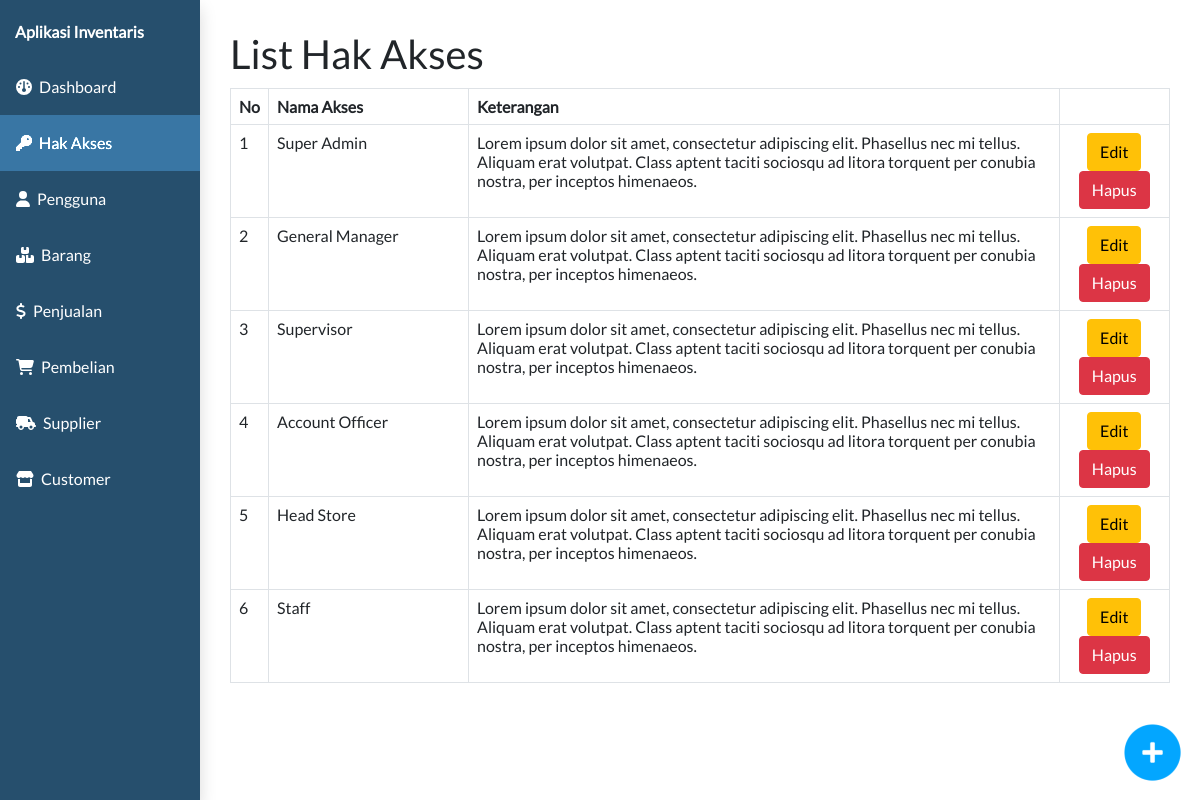
Page /admin.php?page=hak-akses&subpage=hak-akses-list on the committed database.
### tables this page shows
CREATE TABLE `hak_akses`  (
  `id_akses` int NOT NULL AUTO_INCREMENT,
  `nama_akses` varchar(255) NULL DEFAULT NULL,
  `keterangan` text NULL,
  PRIMARY KEY (`id_akses`) USING BTREE
);

### controller/hak_akses_controller.php (called while the page is built, shortened)
<?php
require_once "controller/base_controller.php";
class HakAksesController {
    function callmodel(){
        $baseController = new BaseController();
    }
    function hak_akses_list(){
        $model = new model;
        $hak_akses_list = $model->select("hak_akses");
        return $hak_akses_list;
    }
}
?>

### model/model.php (called while the page is built, shortened)
<?php
class model {
    function select($table){
        require "koneksi.php";
        $data = mysqli_query($connect, "SELECT * FROM $table");
        $dataarray = array();
            while($row = mysqli_fetch_assoc($data)){
                $dataarray[] = $row;
            }
        return $dataarray;
    }
}
?>

### view/hak-akses/hak-akses-list.php (the view, shortened to what this page needs)
<?php
require_once "controller/hak_akses_controller.php";
$hakAksesController = new HakAksesController();
$hakAksesController->callasset();
$hak_akses_list = $hakAksesController->hak_akses_list();
?>
<html>
<head>
</head>
<div class="clm-12 np">
    <div class="container-full" id="daftarproduk">
        <h1>List Hak Akses</h1>
        <table class="table table-bordered" style="margin-top:10px">
            <?php if ($hak_akses_list != null) : ?>
                <thead>
                    <th scope="col">No</th>
                    <th scope="col">Nama Akses</th>
                    <th scope="col">Keterangan</th>
                    <th></th>
                </thead>
                <?php $no = 1;
                foreach ($hak_akses_list as  $hak_akses) : ?>
                    <tr>
                        <td><?php echo $no;
                            $no++ ?></td>
                        <td style="width:200px"><?php echo $hak_akses['nama_akses'] ?></td>
                        <td><?php echo $hak_akses['keterangan'] ?></td>
                        <td class="text-center">
                            <a href="submit.php?hak-akses-edit=<?php echo $hak_akses['id_akses'] ?>"><button class="btn btn-warning">Edit</button></a>
                            <a href="submit.php?hak-akses-delete=<?php echo $hak_akses['id_akses'] ?>"><button class="btn btn-danger">Hapus</button></a>
                        </td>
                    </tr>
                <?php endforeach ?>
            <?php else : ?>
                <tr>
                    <td colspan="7" style="text-align:center">Tidak Ada Data.</td>
                </tr>
            <?php endif ?>
        </table>
    </div>
</div>
<div class="fly-right">
    <a href="?page=hak-akses&&subpage=hak-akses-detail">
        <img src="assets/img/add_blue.png" class="flyitem" style="width:65px; height:65px;">
    </a>
</div>
</html>

### assets/css/style.css (style rules this page uses)
* { font-family: 'lato'; margin: 0px; }
.clm-1, .clm-2, .clm-3, .clm-4, .clm-5, .clm-6, .clm-7, .clm-8, .clm-9, .clm-10, .clm-11, .clm-12 { float:left; padding:10px; box-sizing: border-box; }
.clm-12 { width:100%; }
.container-full { width: 100%; padding:15px;; margin-left: auto; margin-right: auto; box-sizing: border-box; float:left; }
.np { padding:0px; }
.fly-right { position: fixed; bottom:0px; right: 0px; float: left; padding: 15px; }

### rows in the picture
hak_akses: nama_akses "Super Admin", keterangan "Lorem ipsum dolor sit amet, consectetur adipiscing elit. Phasellus nec mi tellus. Aliquam erat volutpat. Class aptent taciti sociosqu ad litora torquent per conubia nostra, per inceptos himenaeos."
hak_akses: nama_akses "General Manager", keterangan "Lorem ipsum dolor sit amet, consectetur adipiscing elit. Phasellus nec mi tellus. Aliquam erat volutpat. Class aptent taciti sociosqu ad litora torquent per conubia nostra, per inceptos himenaeos."
hak_akses: nama_akses "Supervisor", keterangan "Lorem ipsum dolor sit amet, consectetur adipiscing elit. Phasellus nec mi tellus. Aliquam erat volutpat. Class aptent taciti sociosqu ad litora torquent per conubia nostra, per inceptos himenaeos."
hak_akses: nama_akses "Account Officer", keterangan "Lorem ipsum dolor sit amet, consectetur adipiscing elit. Phasellus nec mi tellus. Aliquam erat volutpat. Class aptent taciti sociosqu ad litora torquent per conubia nostra, per inceptos himenaeos."
hak_akses: nama_akses "Head Store", keterangan "Lorem ipsum dolor sit amet, consectetur adipiscing elit. Phasellus nec mi tellus. Aliquam erat volutpat. Class aptent taciti sociosqu ad litora torquent per conubia nostra, per inceptos himenaeos."
hak_akses: nama_akses "Staff", keterangan "Lorem ipsum dolor sit amet, consectetur adipiscing elit. Phasellus nec mi tellus. Aliquam erat volutpat. Class aptent taciti sociosqu ad litora torquent per conubia nostra, per inceptos himenaeos."
